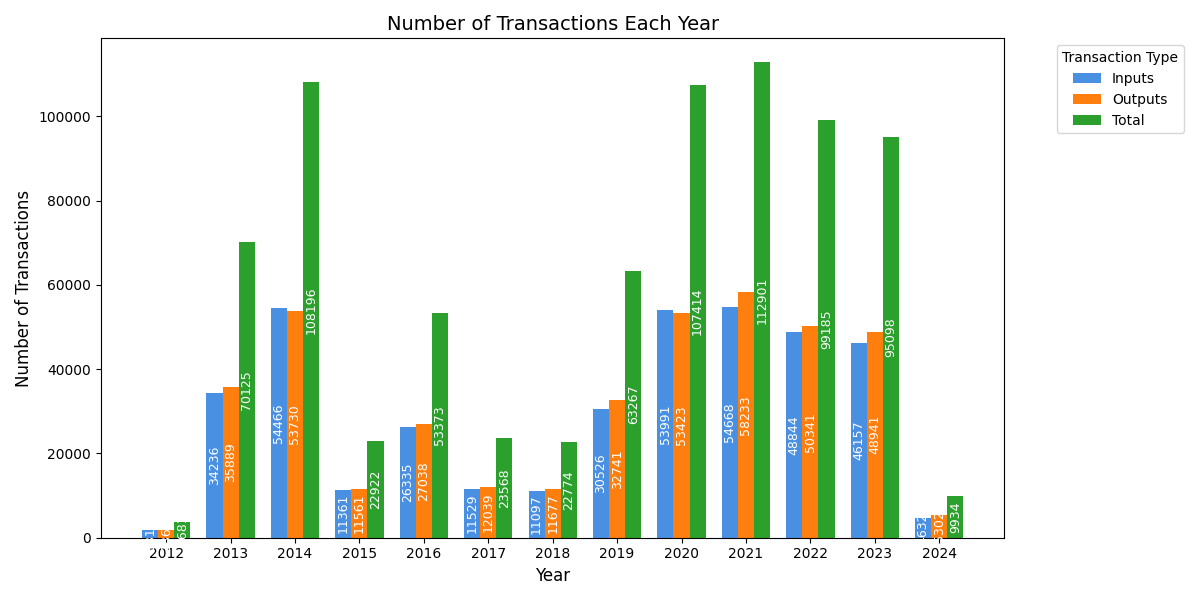

Write the Python code that produced this figure.
import json
import os
from collections import defaultdict
from datetime import datetime
import matplotlib.pyplot as plt
from decimal import Decimal

# Paths for input files
wallets_by_abuse_type_path = '../../data/wallets_by_abuse_type.json'
wallets_folder = '../../data/bitcoin'

# Load the wallets_by_abuse_type data
with open(wallets_by_abuse_type_path, 'r') as f:
    wallets_by_abuse_type = json.load(f)

# Store all unique wallets in sets per abuse type right after loading
wallets_by_abuse_type = {abuse_type: set(wallets) for abuse_type, wallets in wallets_by_abuse_type.items()}

# Initialize dictionaries to store transaction counts per year
inputs_per_year = defaultdict(int)
outputs_per_year = defaultdict(int)

# Thresholds for transactions and total received
total_received_threshold = 10_000_000_000_000  # 10 trillion satoshis
n_tx_threshold = 100_000

# Convert satoshis to BTC using Decimal for precision
def satoshis_to_btc(satoshis):
    return Decimal(satoshis) / Decimal('100000000')  # 1 BTC = 100 million satoshis

# Track total wallets processed and included
total_wallets = sum(len(set(wallets)) for wallets in wallets_by_abuse_type.values())
processed_wallets = 0
included_wallets = 0

# Process each abuse type and its wallets
for abuse_type, unique_wallets in wallets_by_abuse_type.items():
    for wallet in unique_wallets:
        wallet_file_path = os.path.join(wallets_folder, f"{wallet[:3]}/{wallet}.json")

        if os.path.exists(wallet_file_path):
            with open(wallet_file_path, 'r') as wf:
                try:
                    wallet_data = json.load(wf)
                except json.JSONDecodeError:
                    print(f"Error: Could not decode JSON for wallet {wallet}. Skipping...")
                    continue

                # Check if wallet meets the thresholds
                total_received = wallet_data.get('total_received', 0)
                n_tx = wallet_data.get('n_tx', 0)
                if total_received > total_received_threshold or n_tx > n_tx_threshold:
                    print(f"Skipping wallet {wallet} due to high total_received ({total_received}) or n_tx ({n_tx}).")
                    continue

                included_wallets += 1

                # Loop through transactions and count inputs, outputs, and total transactions per year
                for tx in wallet_data.get('txs', []):
                    timestamp = tx.get('time')
                    if not timestamp:
                        continue
                    transaction_year = datetime.utcfromtimestamp(timestamp).year
                    if transaction_year < 2012:
                        continue  # Skip transactions before 2012

                    # Count outputs where the wallet is the recipient
                    output_count = 0
                    for output_tx in tx.get('out', []):
                        if 'addr' in output_tx and output_tx['addr'] == wallet:
                            outputs_per_year[transaction_year] += 1
                            output_count += 1

                    # Count inputs where the wallet is the sender
                    input_count = 0
                    for input_tx in tx.get('inputs', []):
                        prev_out = input_tx.get('prev_out', {})
                        if 'addr' in prev_out and prev_out['addr'] == wallet:
                            inputs_per_year[transaction_year] += 1
                            input_count += 1

        # Track progress
        processed_wallets += 1
        if processed_wallets % 500 == 0 or processed_wallets == total_wallets:
            print(f"Processed {processed_wallets}/{total_wallets} wallets. Included wallets: {included_wallets}.")

# Output final logs
print(f"Finished processing all wallets.")
print(f"Total wallets processed: {processed_wallets}")
print(f"Total wallets included in the result: {included_wallets}")

# Calculate total transactions per year as the sum of inputs and outputs for consistency
total_per_year = {year: inputs_per_year[year] + outputs_per_year[year] for year in inputs_per_year.keys() | outputs_per_year.keys()}

# Prepare data for visualization
years = sorted(set(inputs_per_year.keys()) | set(outputs_per_year.keys()))
input_values = [inputs_per_year[year] for year in years]
output_values = [outputs_per_year[year] for year in years]
total_values = [total_per_year[year] for year in years]

# Create a bar chart with three bars per year (inputs, outputs, total)
fig, ax = plt.subplots(figsize=(12, 6))
bar_width = 0.25  # Width of each bar

# Define bar positions
input_bar_positions = range(len(years))
output_bar_positions = [pos + bar_width for pos in input_bar_positions]
total_bar_positions = [pos + bar_width * 2 for pos in input_bar_positions]

# Professional color palette
input_color = '#4A90E2'   # Blue
output_color = '#ff7f0e'  # Orange
total_color = '#2ca02c'   # Green

# Plot the bars
bars_input = ax.bar(input_bar_positions, input_values, width=bar_width, label='Inputs', color=input_color)
bars_output = ax.bar(output_bar_positions, output_values, width=bar_width, label='Outputs', color=output_color)
bars_total = ax.bar(total_bar_positions, total_values, width=bar_width, label='Total', color=total_color)

# Add exact numbers inside each bar, rotated vertically
for bars in [bars_input, bars_output, bars_total]:
    for bar in bars:
        yval = bar.get_height()
        ax.text(
            bar.get_x() + bar.get_width() / 2,
            yval / 2,  # Positioning inside the bar
            f'{yval}',
            ha='center',
            va='center',
            fontsize=9,
            color='white',
            rotation=90  # Rotate the text vertically
        )

# Set the x-axis labels to the years
ax.set_xticks([pos + bar_width for pos in input_bar_positions])
ax.set_xticklabels(years)

# Set the title and labels
ax.set_title('Number of Transactions Each Year', fontsize=14)
ax.set_xlabel('Year', fontsize=12)
ax.set_ylabel('Number of Transactions', fontsize=12)

# Add a legend
ax.legend(title='Transaction Type', bbox_to_anchor=(1.05, 1), loc='upper left')

# Adjust layout for better spacing
plt.tight_layout()

# Show the plot
plt.show()
